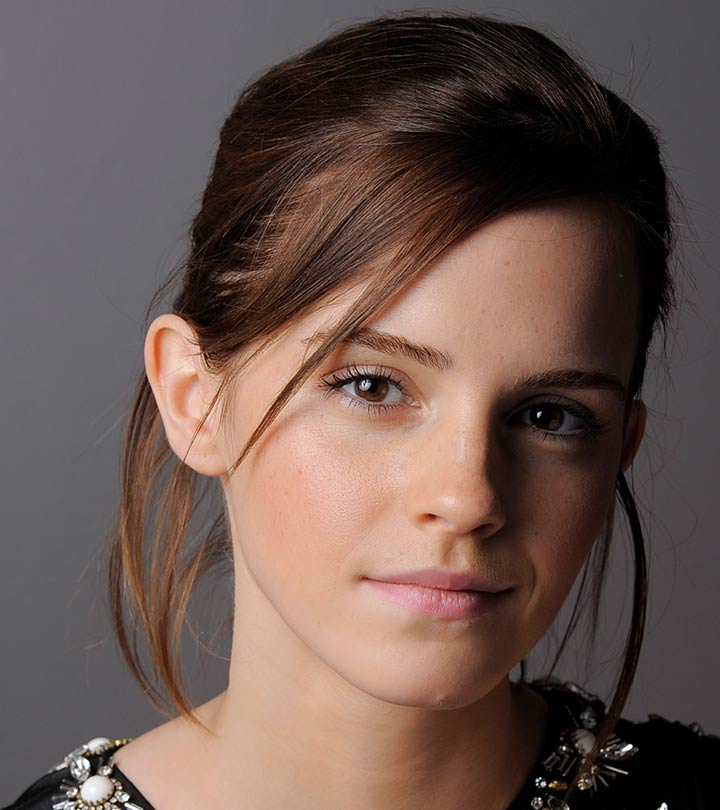
#> input picture a1images/emma.jpg, 720 x 810 px, found by its file name
$ python question1.py
#> lines starting #> are read from the running program, lines starting #| are printed output that depends on the picture
import cv2
import numpy as np
import matplotlib.pyplot as plt

# Read the image
image = cv2.imread('a1images/emma.jpg', 0)  # Load in grayscale
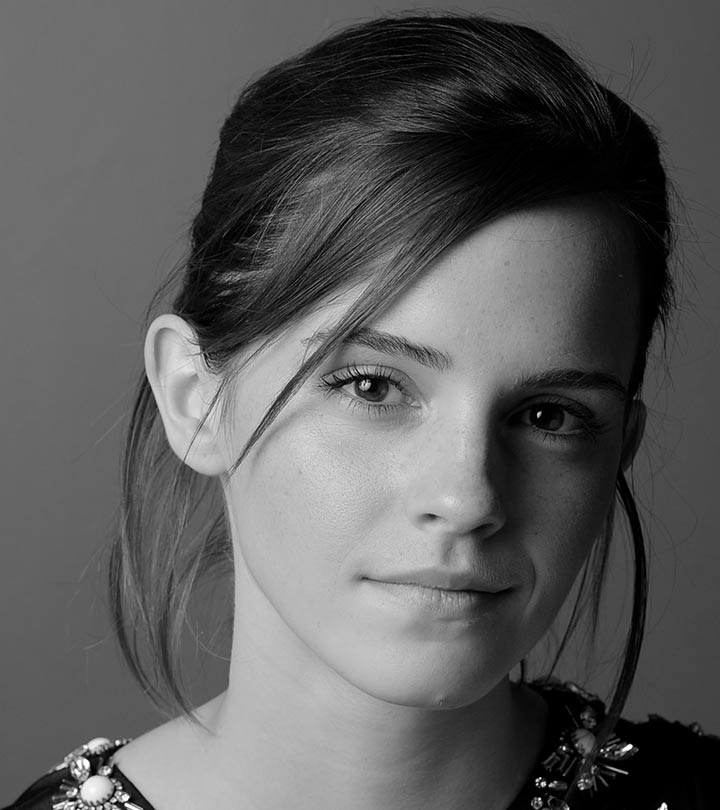
#> image: shape (810, 720); min 0, max 255, mean 92.3


# Original Image Histogram
plt.subplot(2, 2, 1)
plt.title("Original Image")
plt.imshow(image, cmap='gray')


# Define the intensity transformation function based on the given plot
def intensity_transform(value):
    if value < 50:
        return value  # Linear for [0, 50)
    elif value < 150:
        return (1.55*value +22.5) # Linear for [50, 150)
    elif value < 255:
        return value    # Mapping 100-150 to 255


# Apply the transformation to each pixel in the image
transformed_image = np.vectorize(intensity_transform)(image)
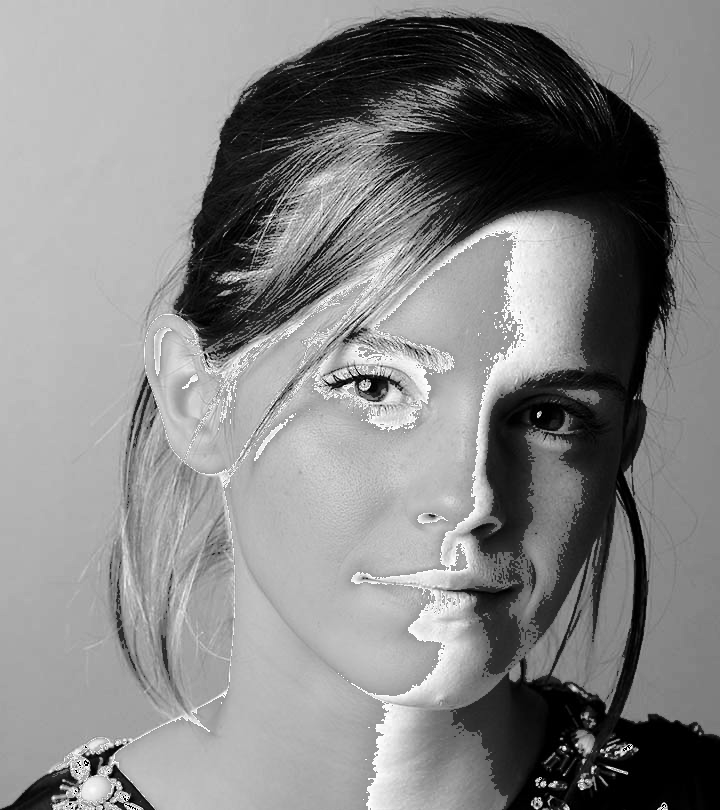
#> transformed_image: shape (810, 720) float64; 0.02% of the values are NaN or infinite; the others: min 0, max 254, mean 133.3; drawn with min black, max white, NaN and infinite black

plt.subplot(2, 2, 2)
plt.title("Transformed Image")
plt.imshow(transformed_image, cmap='gray')

# Define input intensity levels
input_intensity = [0, 50, 50, 150, 150, 255]

# Define corresponding output intensity levels
output_intensity = [0, 50, 100, 255, 150, 255]

# Create the plot
plt.subplot(2,2,3)
plt.plot(input_intensity, output_intensity, color='blue')

# Add labels
plt.xlabel('Input intensity')
plt.ylabel('Output intensity')

# Set axis limits
plt.xlim(0, 255)
plt.ylim(0, 255)

# Show the plot
plt.grid(False)
plt.show()
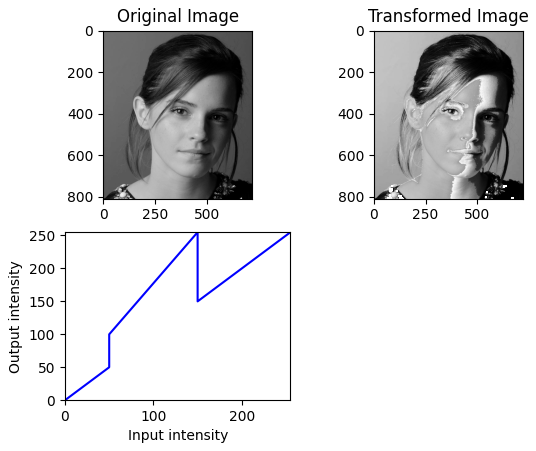
#> figure drawn by matplotlib, 3 panels

$ run again, with a1images/daisy.jpg copied over a1images/emma.jpg
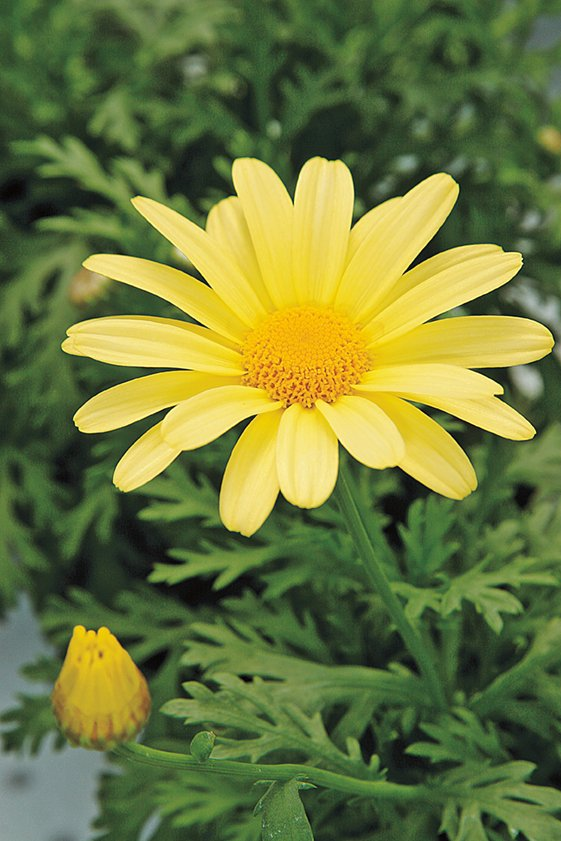
#> input picture a1images/daisy.jpg, 561 x 841 px, found by its file name
#> `transformed_image = np.vectorize(intensity_transform)(image)`:
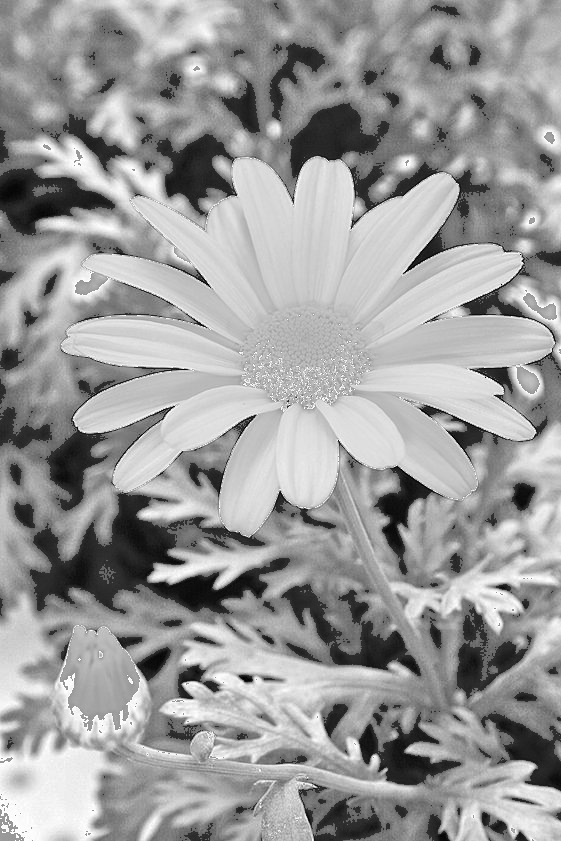
#> transformed_image: shape (841, 561) float64; 0% of the values are NaN or infinite; the others: min 0, max 254, mean 155.5; drawn with min black, max white, NaN and infinite black
#> `plt.show()`:
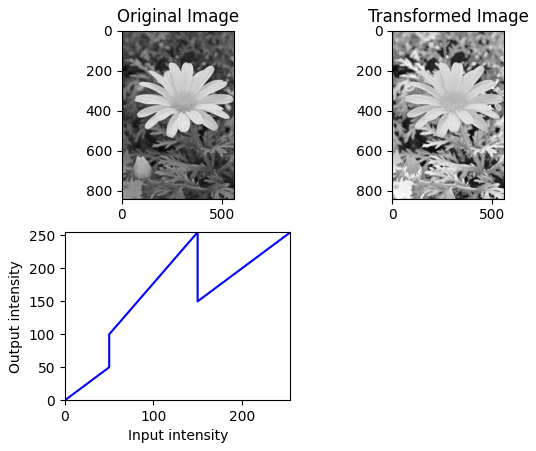
#> figure drawn by matplotlib, 3 panels

$ run again, with a1images/jeniffer.jpg copied over a1images/emma.jpg
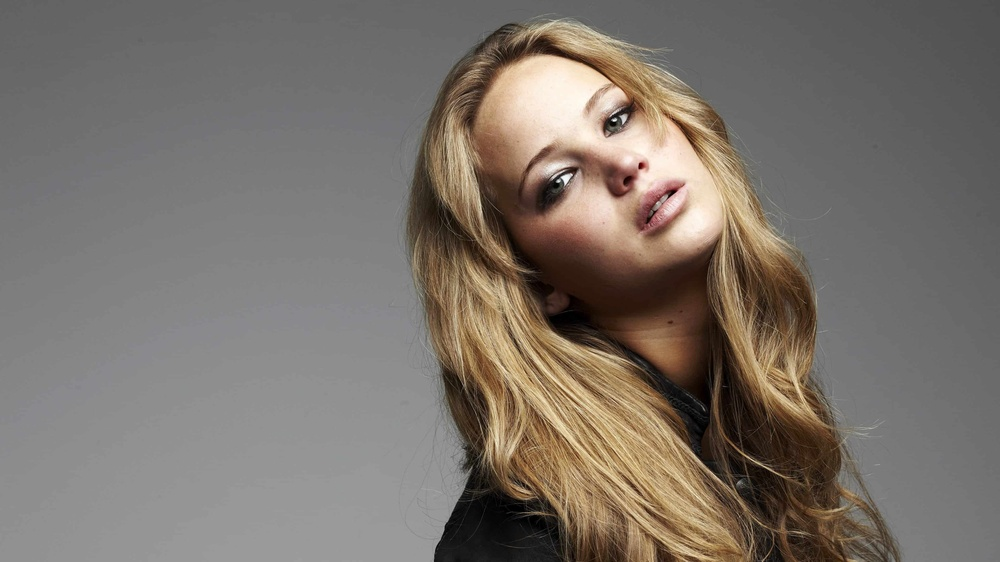
#> input picture a1images/jeniffer.jpg, 1000 x 562 px, shrunk from 3840 x 2160 before the run, found by its file name
#> `transformed_image = np.vectorize(intensity_transform)(image)`:
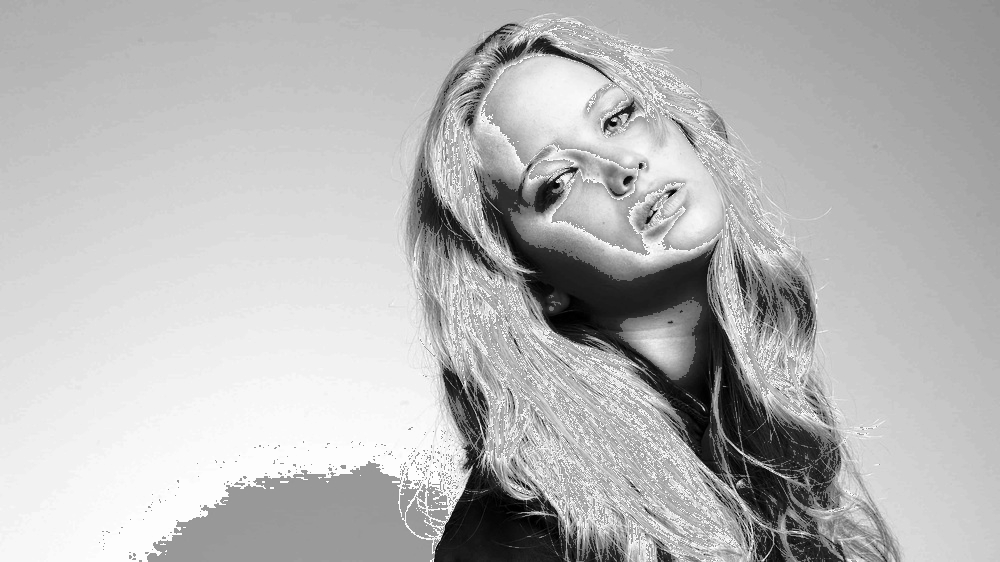
#> transformed_image: shape (562, 1000) float64; min 0, max 253.5, mean 183.4
#> `plt.show()`:
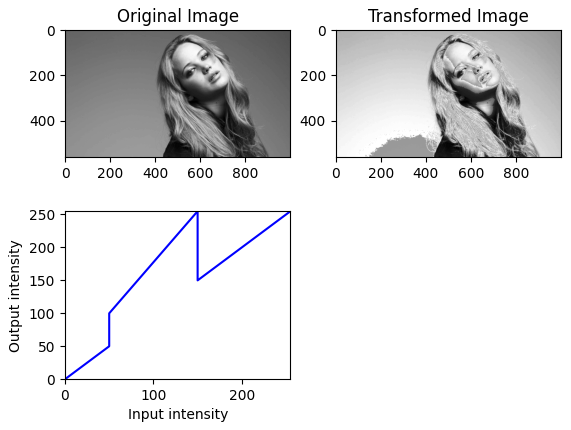
#> figure drawn by matplotlib, 3 panels
